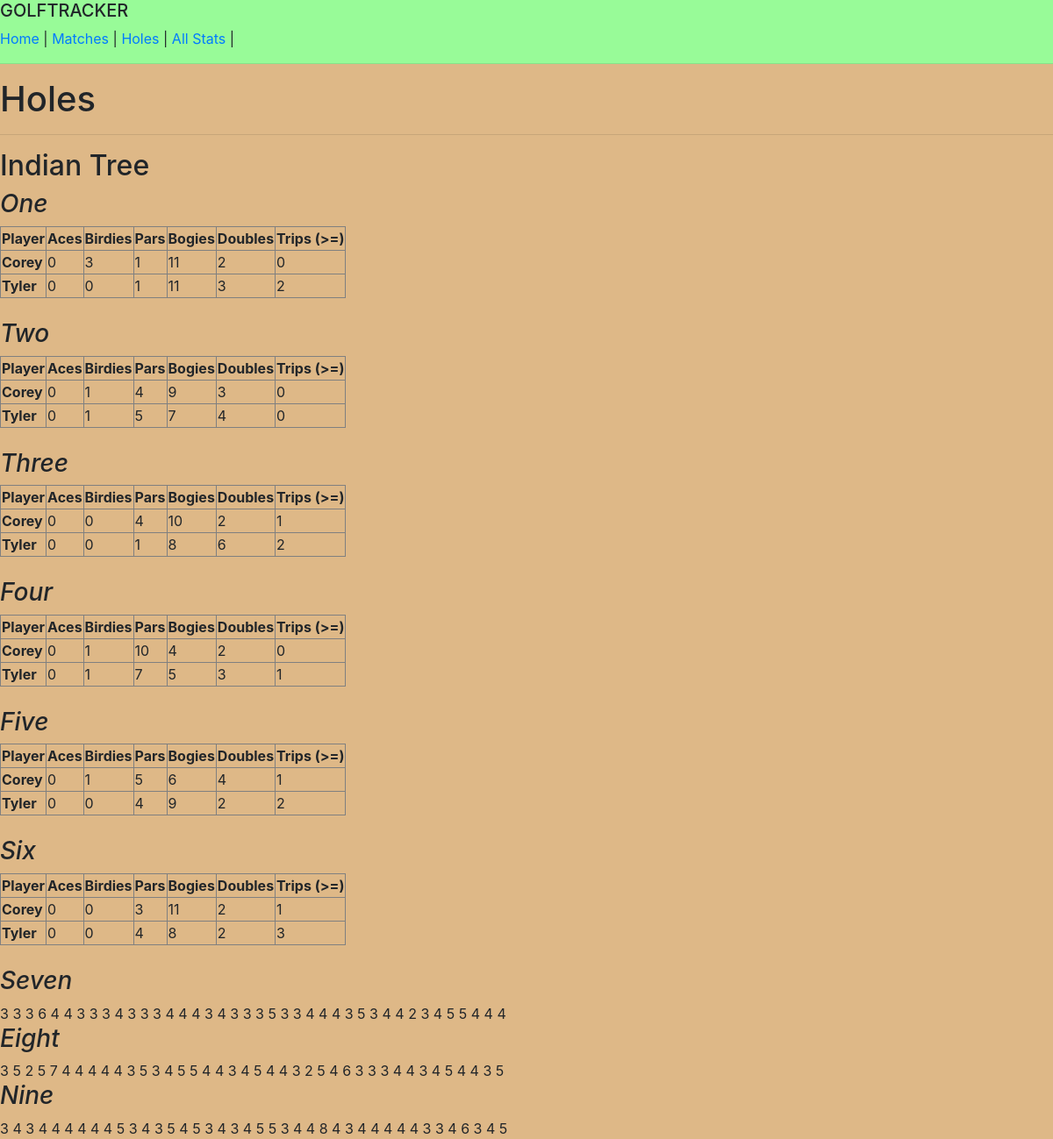
The page /holes on the database as committed earlier.
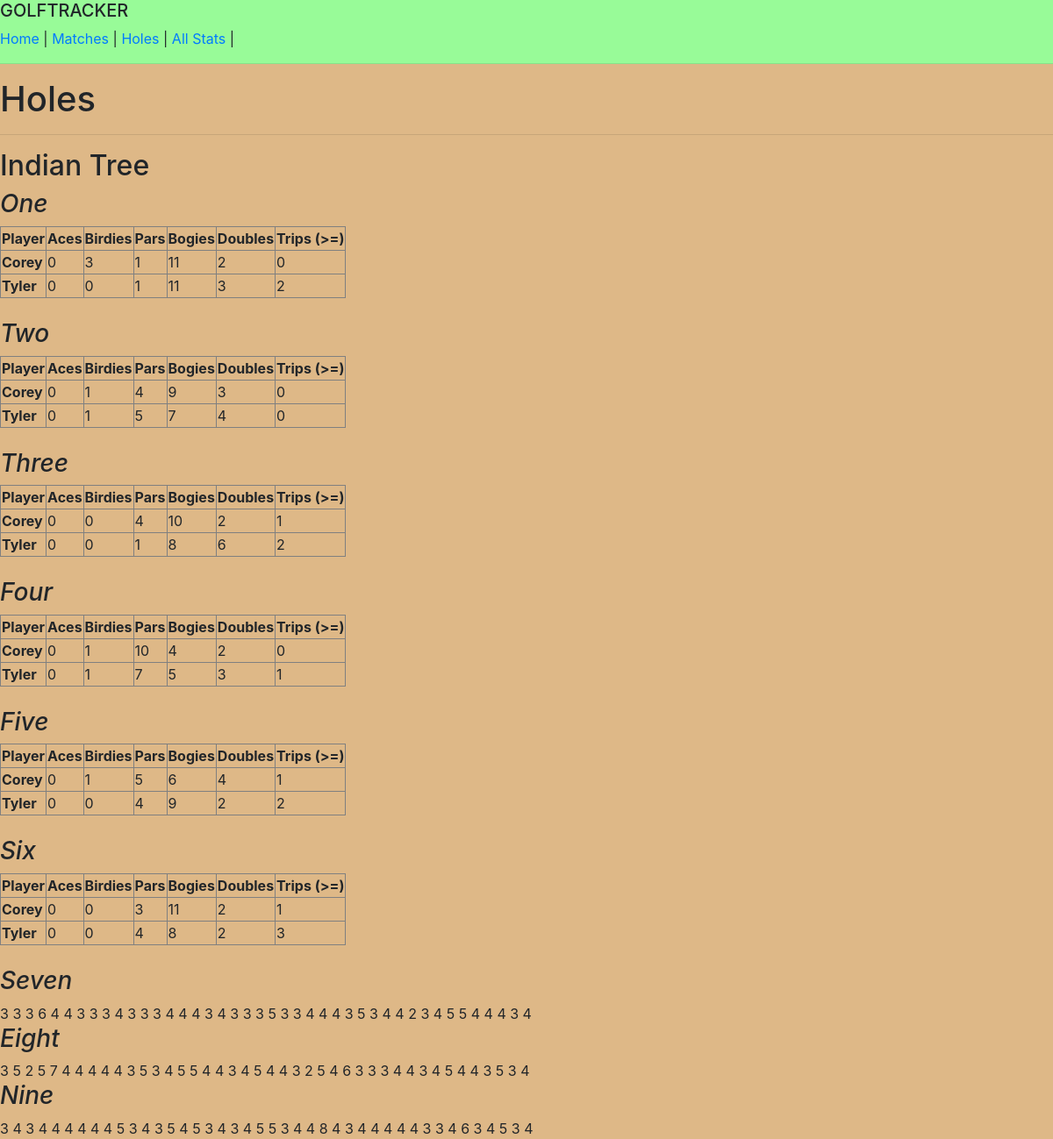
The same page on the database as committed later.
### IT_short_course/models.py (models this page shows, shortened)
class Round(models.Model):
	player = models.ForeignKey(Player)
	match = models.ForeignKey(Match, null=True, blank=True)
	course = models.ForeignKey(Course, default="Indian Tree")
	one = models.IntegerField()
	two = models.IntegerField()
	three = models.IntegerField()
	four = models.IntegerField()
	five = models.IntegerField()
	six = models.IntegerField()
	seven = models.IntegerField()
	eight = models.IntegerField()
	nine = models.IntegerField()

class Course(models.Model):
	name = models.CharField(max_length=50)

### IT_short_course/views.py (the view)
# urls.py: url(r'^holes$', holes, name='holes'),
def holes(request):
	all_rounds = Round.objects.all()
	corey_rounds = Player.objects.get(name='Corey').round_set.filter(course__name='Indian Tree')
	tyler_rounds = Player.objects.get(name='Tyler').round_set.filter(course__name='Indian Tree')
	cm_ones = []
	cm_twos = []
	cm_threes = []
	cm_fours = []
	cm_fives = []
	cm_sixes = []
	cm_sevens = []
	cm_eights = []
	cm_nines = []
	td_ones = []
	td_twos = []
	td_threes = []
	td_fours = []
	td_fives = []
	td_sixes = []
	td_sevens = []
	td_eights = []
	td_nines = []
	for one in corey_rounds:
		cm_ones.append(one.one)
	for one1 in tyler_rounds:
		td_ones.append(one1.one)
	for two in corey_rounds:
		cm_twos.append(two.two)
	for two1 in tyler_rounds:
		td_twos.append(two1.two)
	for three in corey_rounds:
		cm_threes.append(three.three)
	for three1 in tyler_rounds:
		td_threes.append(three1.three)
	for four in corey_rounds:
		cm_fours.append(four.four)
	for four1 in tyler_rounds:
		td_fours.append(four1.four)
	for five in corey_rounds:
		cm_fives.append(five.five)
	for five1 in tyler_rounds:
		td_fives.append(five1.five)
	for six in corey_rounds:
		cm_sixes.append(six.six)
	for six1 in tyler_rounds:
		td_sixes.append(six1.six)
	for seven in corey_rounds:
		cm_sevens.append(seven.seven)
	for seven1 in tyler_rounds:
		td_sevens.append(seven1.seven)
	for eight in corey_rounds:
		cm_eights.append(eight.eight)
	for eight1 in tyler_rounds:
		td_eights.append(eight1.eight)
	for nine in corey_rounds:
		cm_nines.append(nine.nine)
	for nine1 in tyler_rounds:
		td_nines.append(nine1.nine)
	cm_one_aces = []
	cm_one_birdies = []
	cm_one_pars = []
	cm_one_bogies = []
	cm_one_doubles = []
	cm_one_trips = []
	for a in cm_ones:
		if a == 1:
			cm_one_aces.append(a)
		elif a == 2:
			cm_one_birdies.append(a)
		elif a == 3:
			cm_one_pars.append(a)
		elif a == 4:
			cm_one_bogies.append(a)
		elif a == 5:
			cm_one_doubles.append(a)
		elif a >= 6:
			cm_one_trips.append(a)
	td_one_aces = []
	td_one_birdies = []
	td_one_pars = []
	td_one_bogies = []
	td_one_doubles = []
	td_one_trips = []
	for b in td_ones:
		if b == 1:
			td_one_aces.append(b)
		elif b == 2:
			td_one_birdies.append(b)
		elif b == 3:
			td_one_pars.append(b)
		elif b == 4:
			td_one_bogies.append(b)
		elif b == 5:
			td_one_doubles.append(b)
		elif b >= 6:
			td_one_trips.append(b)
	cm_two_aces = []
	cm_two_birdies = []
	cm_two_pars = []
	cm_two_bogies = []
	cm_two_doubles = []
	cm_two_trips = []
	for c in cm_twos:
		if c == 1:
			cm_two_aces.append(c)
		elif c == 2:
			cm_two_birdies.append(c)
		elif c == 3:
			cm_two_pars.append(c)
		elif c == 4:
			cm_two_bogies.append(c)
		elif c == 5:
			cm_two_doubles.append(c)
		elif c >= 6:
			cm_two_trips.append(c)
	td_two_aces = []
	td_two_birdies = []
	td_two_pars = []
	td_two_bogies = []
	td_two_doubles = []
	td_two_trips = []
	for d in td_twos:
		if d == 1:
			td_two_aces.append(d)
		elif d == 2:
			td_two_birdies.append(d)
		elif d == 3:
			td_two_pars.append(d)
		elif d == 4:
			td_two_bogies.append(d)
		elif d == 5:
			td_two_doubles.append(d)
		elif d >= 6:
			td_two_trips.append(d)
	cm_three_aces = []
	cm_three_birdies = []
	cm_three_pars = []
	cm_three_bogies = []
	cm_three_doubles = []
	cm_three_trips = []
	for e in cm_threes:
		if e == 1:
			cm_three_aces.append(e)
		elif e == 2:
			cm_three_birdies.append(e)
		elif e == 3:
			cm_three_pars.append(e)
		elif e == 4:
			cm_three_bogies.append(e)
		elif e == 5:
			cm_three_doubles.append(e)
		elif e >= 6:
			cm_three_trips.append(e)
	td_three_aces = []
	td_three_birdies = []
	td_three_pars = []
	td_three_bogies = []
	td_three_doubles = []
	td_three_trips = []
	for f in td_threes:
		if f == 1:
			td_three_aces.append(f)
		elif f == 2:
			td_three_birdies.append(f)
		elif f == 3:
			td_three_pars.append(f)
		elif f == 4:
			td_three_bogies.append(f)
		elif f == 5:
			td_three_doubles.append(f)
		elif f >= 6:
			td_three_trips.append(f)
	cm_four_aces = []
	cm_four_birdies = []
	cm_four_pars = []
	cm_four_bogies = []
	cm_four_doubles = []
	cm_four_trips = []
	for g in cm_fours:
		if g == 1:
			cm_four_aces.append(g)
		elif g == 2:
			cm_four_birdies.append(g)
		elif g == 3:
			cm_four_pars.append(g)
		elif g == 4:
			cm_four_bogies.append(g)
		elif g == 5:
			cm_four_doubles.append(g)
		elif g >= 6:
			cm_four_trips.append(g)
	td_four_aces = []
	td_four_birdies = []
	td_four_pars = []
	td_four_bogies = []
	td_four_doubles = []
	td_four_trips = []
	for h in td_fours:
		if h == 1:
			td_four_aces.append(h)
		elif h == 2:
			td_four_birdies.append(h)
		elif h == 3:
			td_four_pars.append(h)
		elif h == 4:
			td_four_bogies.append(h)
		elif h == 5:
			td_four_doubles.append(h)
		elif h >= 6:
			td_four_trips.append(h)
	cm_five_aces = []
	cm_five_birdies = []
	cm_five_pars = []
	cm_five_bogies = []
	cm_five_doubles = []
	cm_five_trips = []
	for i in cm_fives:
		if i == 1:
			cm_five_aces.append(i)
		elif i == 2:
			cm_five_birdies.append(i)
		elif i == 3:
			cm_five_pars.append(i)
		elif i == 4:
			cm_five_bogies.append(i)
		elif i == 5:
			cm_five_doubles.append(i)
		elif i >= 6:
			cm_five_trips.append(i)
	td_five_aces = []
	td_five_birdies = []
	td_five_pars = []
	td_five_bogies = []
	td_five_doubles = []
	td_five_trips = []
	for j in td_fives:
		if j == 1:
			td_five_aces.append(j)
		elif j == 2:
			td_five_birdies.append(j)
		elif j == 3:
			td_five_pars.append(j)
		elif j == 4:
			td_five_bogies.append(j)
		elif j == 5:
			td_five_doubles.append(j)
		elif j >= 6:
			td_five_trips.append(j)
	cm_six_aces = []
	cm_six_birdies = []
	cm_six_pars = []
	cm_six_bogies = []
	cm_six_doubles = []
	cm_six_trips = []
	for k in cm_sixes:
		if k == 1:
			cm_six_aces.append(k)
		elif k == 2:
			cm_six_birdies.append(k)
		elif k == 3:
			cm_six_pars.append(k)
		elif k == 4:
			cm_six_bogies.append(k)
		elif k == 5:
			cm_six_doubles.append(k)
		elif k >= 6:
			cm_six_trips.append(k)
	td_six_aces = []
	td_six_birdies = []
	td_six_pars = []
	td_six_bogies = []
	td_six_doubles = []
	td_six_trips = []
	for l in td_sixes:
		if l == 1:
			td_six_aces.append(l)
		elif l == 2:
			td_six_birdies.append(l)
		elif l == 3:
			td_six_pars.append(l)
		elif l == 4:
			td_six_bogies.append(l)
		elif l == 5:
			td_six_doubles.append(l)
		elif l >= 6:
			td_six_trips.append(l)
	context = {
		'all_rounds': all_rounds,
		'corey_rounds': corey_rounds,
		'tyler_rounds': tyler_rounds,
		'cm_one_aces': len(cm_one_aces),
		'cm_one_birdies': len(cm_one_birdies),
		'cm_one_pars': len(cm_one_pars),
		'cm_one_bogies': len(cm_one_bogies),
		'cm_one_doubles': len(cm_one_doubles),
		'cm_one_trips': len(cm_one_trips),
		'td_one_aces': len(td_one_aces),
		'td_one_birdies': len(td_one_birdies),
		'td_one_pars': len(td_one_pars),
		'td_one_bogies': len(td_one_bogies),
		'td_one_doubles': len(td_one_doubles),
		'td_one_trips': len(td_one_trips),
		'cm_two_aces': len(cm_two_aces),
		'cm_two_birdies': len(cm_two_birdies),
		'cm_two_pars': len(cm_two_pars),
		'cm_two_bogies': len(cm_two_bogies),
		'cm_two_doubles': len(cm_two_doubles),
		'cm_two_trips': len(cm_two_trips),
		'td_two_aces': len(td_two_aces),
		'td_two_birdies': len(td_two_birdies),
		'td_two_pars': len(td_two_pars),
		'td_two_bogies': len(td_two_bogies),
		'td_two_doubles': len(td_two_doubles),
		'td_two_trips': len(td_two_trips),
		'cm_three_aces': len(cm_three_aces),
		'cm_three_birdies': len(cm_three_birdies),
		'cm_three_pars': len(cm_three_pars),
		'cm_three_bogies': len(cm_three_bogies),
		'cm_three_doubles': len(cm_three_doubles),
		'cm_three_trips': len(cm_three_trips),
		'td_three_aces': len(td_three_aces),
		'td_three_birdies': len(td_three_birdies),
		'td_three_pars': len(td_three_pars),
		'td_three_bogies': len(td_three_bogies),
		'td_three_doubles': len(td_three_doubles),
		'td_three_trips': len(td_three_trips),
		'cm_four_aces': len(cm_four_aces),
		'cm_four_birdies': len(cm_four_birdies),
		'cm_four_pars': len(cm_four_pars),
		'cm_four_bogies': len(cm_four_bogies),
		'cm_four_doubles': len(cm_four_doubles),
		'cm_four_trips': len(cm_four_trips),
		'td_four_aces': len(td_four_aces),
		'td_four_birdies': len(td_four_birdies),
		'td_four_pars': len(td_four_pars),
		'td_four_bogies': len(td_four_bogies),
		'td_four_doubles': len(td_four_doubles),
		'td_four_trips': len(td_four_trips),
		'cm_five_aces': len(cm_five_aces),
		'cm_five_birdies': len(cm_five_birdies),
		'cm_five_pars': len(cm_five_pars),
		'cm_five_bogies': len(cm_five_bogies),
		'cm_five_doubles': len(cm_five_doubles),
		'cm_five_trips': len(cm_five_trips),
		'td_five_aces': len(td_five_aces),
		'td_five_birdies': len(td_five_birdies),
		'td_five_pars': len(td_five_pars),
		'td_five_bogies': len(td_five_bogies),
		'td_five_doubles': len(td_five_doubles),
		'td_five_trips': len(td_five_trips),
		'cm_six_aces': len(cm_six_aces),
		'cm_six_birdies': len(cm_six_birdies),
		'cm_six_pars': len(cm_six_pars),
		'cm_six_bogies': len(cm_six_bogies),
		'cm_six_doubles': len(cm_six_doubles),
		'cm_six_trips': len(cm_six_trips),
		'td_six_aces': len(td_six_aces),
		'td_six_birdies': len(td_six_birdies),
		'td_six_pars': len(td_six_pars),
		'td_six_bogies': len(td_six_bogies),
		'td_six_doubles': len(td_six_doubles),
		'td_six_trips': len(td_six_trips),
	}
	return render(request, 'holes.html', context)

### IT_short_course/templates/holes.html (shortened to what this page needs)
{% extends 'base.html' %}
{% block content %}
<h1>Holes</h1>
<hr>
<h2> {% for course in corey_rounds|slice:":1" %} {{course.course.name}} {% endfor %} </h2>
<i><h3>One</h3></i>
<table border="1">
	<tr>
		<th>Player</th>
		<th>Aces</th>
		<th>Birdies</th>
		<th>Pars</th>
		<th>Bogies</th>
		<th>Doubles</th>
		<th>Trips (>=)</th>
	</tr>
	<tr>
		<th>Corey</th>
		<td>{{cm_one_aces}}</td>
		<td>{{cm_one_birdies}}</td>
		<td>{{cm_one_pars}}</td>
		<td>{{cm_one_bogies}}</td>
		<td>{{cm_one_doubles}}</td>
		<td>{{cm_one_trips}}</td>
	</tr>
	<tr>
		<th>Tyler</th>
		<td>{{td_one_aces}}</td>
		<td>{{td_one_birdies}}</td>
		<td>{{td_one_pars}}</td>
		<td>{{td_one_bogies}}</td>
		<td>{{td_one_doubles}}</td>
		<td>{{td_one_trips}}</td>
	</tr>
</table>
<br>
<i><h3>Two</h3></i>
<table border="1">
	<tr>
		<th>Player</th>
		<th>Aces</th>
		<th>Birdies</th>
		<th>Pars</th>
		<th>Bogies</th>
		<th>Doubles</th>
		<th>Trips (>=)</th>
	</tr>
	<tr>
		<th>Corey</th>
		<td>{{cm_two_aces}}</td>
		<td>{{cm_two_birdies}}</td>
		<td>{{cm_two_pars}}</td>
		<td>{{cm_two_bogies}}</td>
		<td>{{cm_two_doubles}}</td>
		<td>{{cm_two_trips}}</td>
	</tr>
	<tr>
		<th>Tyler</th>
		<td>{{td_two_aces}}</td>
		<td>{{td_two_birdies}}</td>
		<td>{{td_two_pars}}</td>
		<td>{{td_two_bogies}}</td>
		<td>{{td_two_doubles}}</td>
		<td>{{td_two_trips}}</td>
	</tr>
</table>
<br>
<i><h3>Three</h3></i>
<table border="1">
	<tr>
		<th>Player</th>
		<th>Aces</th>
		<th>Birdies</th>
		<th>Pars</th>
		<th>Bogies</th>
		<th>Doubles</th>
		<th>Trips (>=)</th>
	</tr>
	<tr>
		<th>Corey</th>
		<td>{{cm_three_aces}}</td>
		<td>{{cm_three_birdies}}</td>
		<td>{{cm_three_pars}}</td>
		<td>{{cm_three_bogies}}</td>
		<td>{{cm_three_doubles}}</td>
		<td>{{cm_three_trips}}</td>
	</tr>
	<tr>
		<th>Tyler</th>
		<td>{{td_three_aces}}</td>
		<td>{{td_three_birdies}}</td>
		<td>{{td_three_pars}}</td>
		<td>{{td_three_bogies}}</td>
		<td>{{td_three_doubles}}</td>
		<td>{{td_three_trips}}</td>
	</tr>
</table>
<br>
<i><h3>Four</h3></i>
<table border="1">
	<tr>
		<th>Player</th>
		<th>Aces</th>
		<th>Birdies</th>
		<th>Pars</th>
		<th>Bogies</th>
		<th>Doubles</th>
		<th>Trips (>=)</th>
	</tr>
	<tr>
		<th>Corey</th>
		<td>{{cm_four_aces}}</td>
		<td>{{cm_four_birdies}}</td>
		<td>{{cm_four_pars}}</td>
		<td>{{cm_four_bogies}}</td>
		<td>{{cm_four_doubles}}</td>
		<td>{{cm_four_trips}}</td>
	</tr>
	<tr>
		<th>Tyler</th>
		<td>{{td_four_aces}}</td>
		<td>{{td_four_birdies}}</td>
		<td>{{td_four_pars}}</td>
		<td>{{td_four_bogies}}</td>
		<td>{{td_four_doubles}}</td>
		<td>{{td_four_trips}}</td>
	</tr>
</table>
<br>
<i><h3>Five</h3></i>
<table border="1">
	<tr>
		<th>Player</th>
		<th>Aces</th>
		<th>Birdies</th>
		<th>Pars</th>
		<th>Bogies</th>
		<th>Doubles</th>
		<th>Trips (>=)</th>
	</tr>
	<tr>
		<th>Corey</th>
		<td>{{cm_five_aces}}</td>
		<td>{{cm_five_birdies}}</td>
		<td>{{cm_five_pars}}</td>
		<td>{{cm_five_bogies}}</td>
		<td>{{cm_five_doubles}}</td>
		<td>{{cm_five_trips}}</td>
	</tr>
	<tr>
		<th>Tyler</th>
		<td>{{td_five_aces}}</td>
		<td>{{td_five_birdies}}</td>
		<td>{{td_five_pars}}</td>
		<td>{{td_five_bogies}}</td>
		<td>{{td_five_doubles}}</td>
		<td>{{td_five_trips}}</td>
	</tr>
</table>
<br>
<i><h3>Six</h3></i>
<table border="1">
	<tr>
		<th>Player</th>
		<th>Aces</th>
		<th>Birdies</th>
		<th>Pars</th>
		<th>Bogies</th>
		<th>Doubles</th>
		<th>Trips (>=)</th>
	</tr>
	<tr>
		<th>Corey</th>
		<td>{{cm_six_aces}}</td>
		<td>{{cm_six_birdies}}</td>
		<td>{{cm_six_pars}}</td>
		<td>{{cm_six_bogies}}</td>
		<td>{{cm_six_doubles}}</td>
		<td>{{cm_six_trips}}</td>
	</tr>
	<tr>
		<th>Tyler</th>
		<td>{{td_six_aces}}</td>
		<td>{{td_six_birdies}}</td>
		<td>{{td_six_pars}}</td>
		<td>{{td_six_bogies}}</td>
		<td>{{td_six_doubles}}</td>
		<td>{{td_six_trips}}</td>
	</tr>
</table>
<br>
<i><h3>Seven</h3></i>
{% for round in all_rounds %}
{{round.seven}}
{% endfor %}
<i><h3>Eight</h3></i>
{% for round in all_rounds %}
{{round.eight}}
{% endfor %}
<i><h3>Nine</h3></i>
{% for round in all_rounds %}
{{round.nine}}
{% endfor %}
{% endblock content %}

### IT_short_course/templates/base.html (shortened to what this page needs)
<!DOCTYPE html>
<html>
	<head>
<link rel="stylesheet" href="https://maxcdn.bootstrapcdn.com/bootstrap/4.0.0-beta/css/bootstrap.min.css">
<link rel="stylesheet" href="http://cdn.datatables.net/1.10.2/css/jquery.dataTables.min.css"></style>
	</head>
	<body>
<div style="background-color:  palegreen">
<h5>GOLFTRACKER</h5>
	<a href="{% url 'home' %}">Home</a> |
	<a href="{% url 'matches' %}">Matches</a> |
	<a href="{% url 'holes' %}">Holes</a> |
	<a href="{% url 'all_player_stats' %}">All Stats</a> |
	<hr>
</div>
		{% block content %}
		{% endblock content %}
</body>
</html>

### IT_short_course/templates/base.html (style rules this page uses)
body { background-color: burlywood; }

Rows that differ between the two databases and show on the page:
added Round: seven "3", eight "3", nine "3"
added Round: seven "4", eight "4", nine "4"
